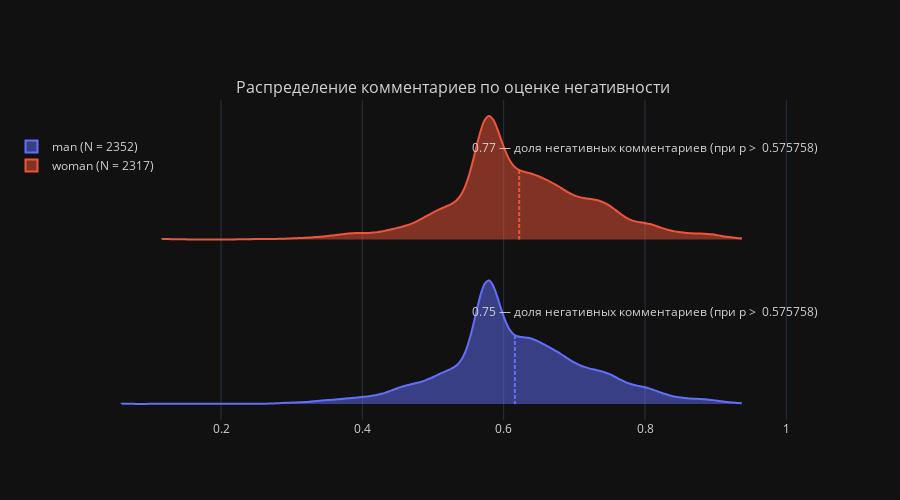

Notebook code cell kept with this figure:
### Code cell
fig = make_subplots(1,1,
                   subplot_titles=['Распределение комментариев по оценке негативности']     
                   )

fig.add_trace(go.Violin(
    x = comments_man_df['negative_proba'],
    meanline_visible = True,
    name = 'man (N = %i)' % comments_woman_df.shape[0],
    side = 'positive',
    spanmode = 'hard'
))



fig.add_trace(go.Violin(
    x = comments_woman_df['negative_proba'],
    meanline_visible = True,
    name = 'woman (N = %i)' % comments_man_df.shape[0],
    side = 'positive',
    spanmode = 'hard'
))


fig.add_annotation(x=0.8, y=1.5,
            text = "%0.2f — доля негативных комментариев (при p >  0.575758)"\
                   % woman_share_neg,
            showarrow=False,
            yshift=10)

fig.add_annotation(x=0.8, y=0.5,
            text = "%0.2f — доля негативных комментариев (при p >  0.575758)"\
                   % man_share_neg,
            showarrow=False,
            yshift=10)

fig.update_traces(orientation='h', 
                  width = 1.5,
                  points = False
                 )


fig.update_layout(height = 500,
                  #xaxis_showgrid=False,
                  xaxis_zeroline=False,
                  template = 'plotly_dark',
                  font_color = 'rgba(212, 210, 210, 1)',
                  legend=dict(
                    y=0.9,
                    x=-0.1,
                    yanchor='top',
                    ),
                 )
fig.update_yaxes(visible = False)
              


fig.show()

### Figure 1 — Plotly figure (JSON) as saved in the notebook; plotly's stock layout.template omitted (floating-point values rounded to 4 significant figures; data arrays with more than 128 entries replaced by an {"elided": "..."} marker saying what was removed)
{"data": [{"meanline": {"visible": true}, "name": "man (N = 2352)", "orientation": "h", "points": false, "side": "positive", "spanmode": "hard", "type": "violin", "width": 1.5, "x": {"elided": "2317 float values"}}, {"meanline": {"visible": true}, "name": "woman (N = 2317)", "orientation": "h", "points": false, "side": "positive", "spanmode": "hard", "type": "violin", "width": 1.5, "x": {"elided": "2352 float values"}}], "layout": {"annotations": [{"font": {"size": 16}, "showarrow": false, "text": "Распределение комментариев по оценке негативности", "x": 0.5, "xanchor": "center", "xref": "paper", "y": 1, "yanchor": "bottom", "yref": "paper"}, {"showarrow": false, "text": "0.77 — доля негативных комментариев (при p >  0.575758)", "x": 0.8, "y": 1.5, "yshift": 10}, {"showarrow": false, "text": "0.75 — доля негативных комментариев (при p >  0.575758)", "x": 0.8, "y": 0.5, "yshift": 10}], "font": {"color": "rgba(212, 210, 210, 1)"}, "height": 500, "legend": {"x": -0.1, "y": 0.9, "yanchor": "top"}, "xaxis": {"anchor": "y", "domain": [0, 1], "zeroline": false}, "yaxis": {"anchor": "x", "domain": [0, 1], "visible": false}}}
